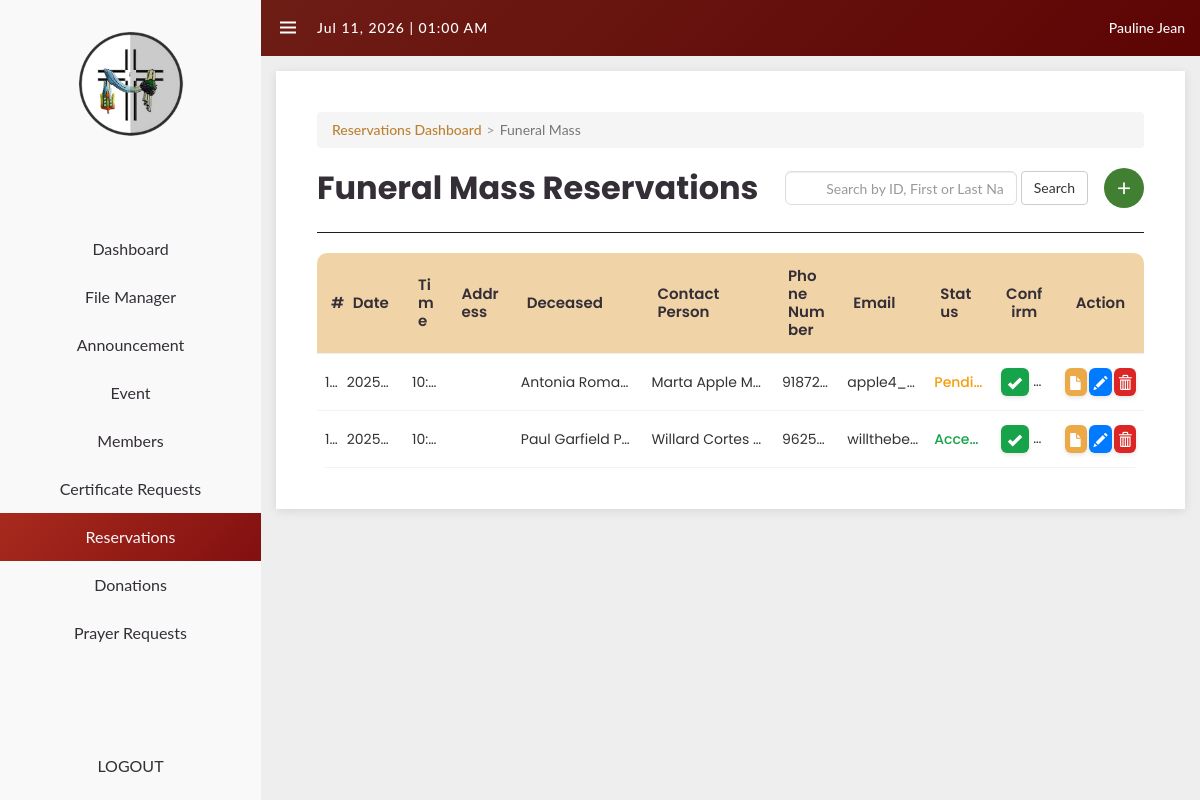
The app's page /private/sacraments/funeral/s_funeral.php (signed in), older data.
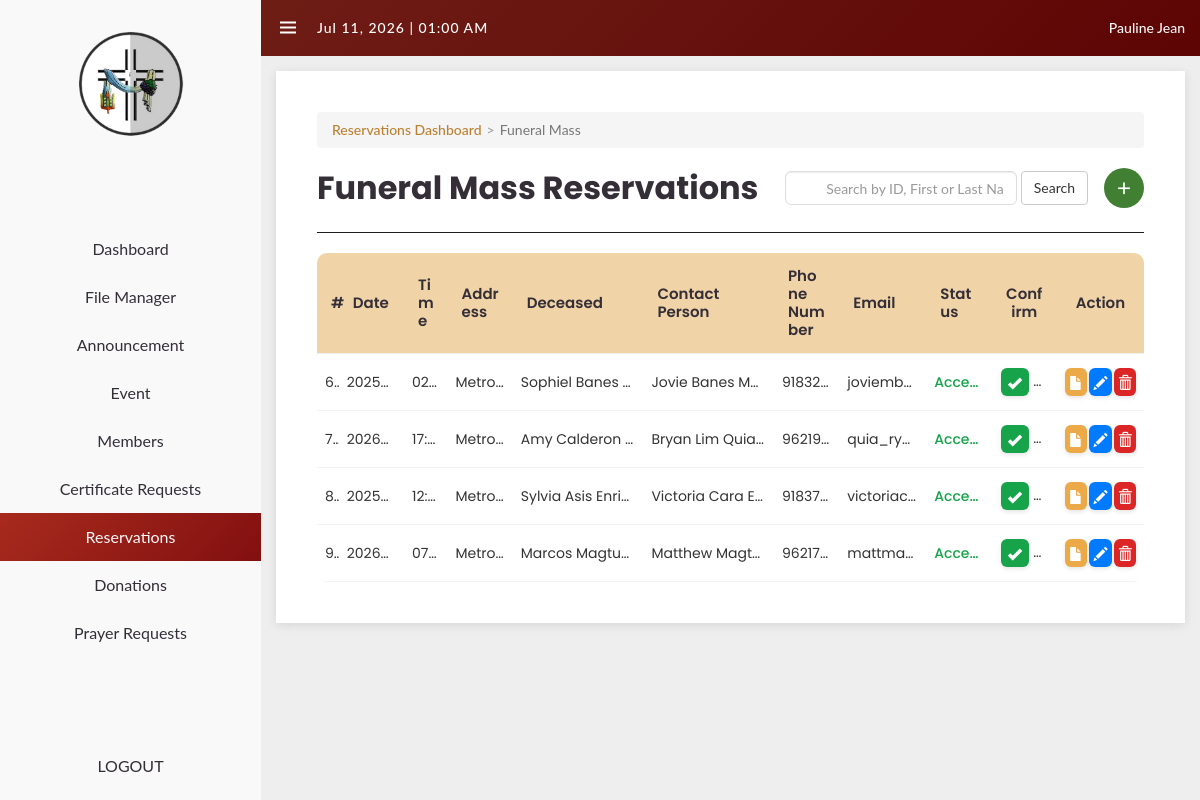
The same page, newer data.
### tables this page shows
CREATE TABLE `funerals` (
  `id` int(11) NOT NULL,
  `reservation_user_id` int(11) DEFAULT NULL,
  `status` varchar(20) NOT NULL DEFAULT 'Pending',
  `deceased_firstname` varchar(100) DEFAULT NULL,
  `deceased_middlename` varchar(100) DEFAULT NULL,
  `deceased_lastname` varchar(100) DEFAULT NULL,
  `deceased_suffix` varchar(20) DEFAULT NULL,
  `funeral_date` date NOT NULL,
  `funeral_time` time NOT NULL,
  `funeral_address` varchar(255) DEFAULT NULL,
  `contact_person_firstname` varchar(30) NOT NULL,
  `contact_person_middlename` varchar(30) DEFAULT NULL,
  `contact_person_lastname` varchar(30) NOT NULL,
  `contact_person_suffix` varchar(30) DEFAULT NULL,
  `contact_person_relation` varchar(100) NOT NULL,
  `contact_person_contact_no` varchar(20) NOT NULL,
  `contact_person_email` varchar(150) DEFAULT NULL,
  `created_at` timestamp NOT NULL DEFAULT current_timestamp(),
  `cause_of_death` varchar(255) DEFAULT NULL,
  `presider` varchar(255) DEFAULT NULL,
  `province` varchar(30) DEFAULT NULL,
  `city` varchar(30) DEFAULT NULL,
  `street_no` varchar(30) DEFAULT NULL,
  `barangay` varchar(30) DEFAULT NULL
);

### private/sacraments/funeral/s_funeral.php (the view, shortened to what the changed rows need)
<?php
require_once '../connection.php';
?>
<!DOCTYPE html>
<html lang="en">
<head>
<link href="https://maxcdn.bootstrapcdn.com/bootstrap/3.3.0/css/bootstrap.min.css" rel="stylesheet" />
<link href='https://unpkg.com/boxicons@2.0.9/css/boxicons.min.css' rel='stylesheet'>
<link href='../../../stylesheets/private/navbar.css' rel='stylesheet'>
<link href='../../../stylesheets/private/s_funeral.css' rel='stylesheet'>
</head>
<body>
<section id="content">
<div class="main-content">
<div class="reservations-header">
<h1>Funeral Mass Reservations</h1>
</div>
<div class="sacraments-table-container">
  <table class="sacraments-table">
    <thead>
    <tr>
        <th>#</th>
        <th>Date</th>
        <th>Time</th>
        <th>Address</th>
        <th>Deceased</th>
        <th>Contact Person</th>
        <th>Phone Number</th>
        <th>Email</th>
        <th>Status</th>
        <th class="confirm-column">Confirm</th>
        <th class="action-column">Action</th>
    </tr>
    </thead>
    <tbody>
      <?php
        $searchSQL = "";
        $params = [];
      try {
          $sql = "SELECT * FROM funerals" . $searchSQL;
          $query = $dbh->prepare($sql);
          $query->execute($params);
          $results = $query->fetchAll(PDO::FETCH_OBJ);
          if ($query->rowCount() > 0) {
              foreach ($results as $result) {
                  ?>
                    <tr>
                    <td><?php echo htmlentities($result->id); ?></td>
                    <td><?php echo htmlentities($result->funeral_date); ?></td>
                    <td><?php echo htmlentities($result->funeral_time); ?></td>
                    <td>
                        <?php echo htmlentities($result->province); ?>
                    </td>
                    <td>
                        <?php echo htmlentities($result->deceased_firstname); ?>
                        <?php echo htmlentities($result->deceased_middlename); ?>
                        <?php echo htmlentities($result->deceased_lastname); ?>
                    </td>
                    <td>
                        <?php echo htmlentities($result->contact_person_firstname); ?>
                        <?php echo htmlentities($result->contact_person_middlename); ?>
                        <?php echo htmlentities($result->contact_person_lastname); ?>
                    </td>
                    <td><?php echo htmlentities($result->contact_person_contact_no); ?></td>
                    <td><?php echo htmlentities($result->contact_person_email); ?></td>
                    <td class="
                        <?php
                        if ($result->status === 'Accepted') echo 'status-verified';
                        elseif ($result->status === 'Cancelled') echo 'status-unverified';
                        else echo 'status-pending';
                        ?>
                    ">
                        <?php echo htmlentities($result->status); ?>
                    </td>
                    <td class="confirm-column">
                        <button class="btn-approve"
                                data-id="<?php echo $result->id; ?>"
                                title="Accept">
                        <i class="glyphicon glyphicon-ok"></i>
                        </button>
                        <button class="btn-reject"
                                data-id="<?php echo $result->id; ?>"
                                title="Reject">
                        <i class="glyphicon glyphicon-remove"></i>
                        </button>
                    </td>
                    <td class="action-column">
                        <div class="action-buttons">
                        <a href="s_funeral_view.php?id=<?php echo $result->id; ?>" class="btn-view">
                            <i class="glyphicon glyphicon-file"></i>
                        </a>
                        <a href="s_funeral_update.php?id=<?php echo $result->id; ?>" class="btn-edit">
                            <i class="glyphicon glyphicon-pencil"></i>
                        </a>
                        <a href="s_funeral.php?del=<?php echo $result->id; ?>"
                            onclick="return confirm('Are you sure?')"
                            class="btn-delete">
                            <i class="glyphicon glyphicon-trash"></i>
                        </a>
                        </div>
                    </td>
                    </tr>
                  <?php
              }
          } else {
              echo '<tr><td colspan="12">No records found.</td></tr>';
          }
      } catch (PDOException $e) {
          echo "<tr><td colspan='12'>Error: " . $e->getMessage() . "</td></tr>";
      }
      ?>
    </tbody>
  </table>
</div>
    </section>
</body>
</html>

Row changes from the older to the newer data that the page shows:
removed funerals: funeral_date "2025…", funeral_time "10:…", deceased_firstname "Antonia", deceased_middlename "Roma…", contact_person_firstname "Marta", contact_person_middlename "Apple", contact_person_lastname "M…", contact_person_contact_no "91872…", contact_person_email "apple4_…", status "Pendi…"
removed funerals: funeral_date "2025…", funeral_time "10:…", deceased_firstname "Paul", deceased_middlename "Garfield", deceased_lastname "P…", contact_person_firstname "Willard", contact_person_middlename "Cortes", contact_person_contact_no "9625…", contact_person_email "willthebe…", status "Acce…"
added funerals: funeral_date "2025…", funeral_time "02:…", province "Metro…", deceased_firstname "Sophiel", deceased_middlename "Banes", contact_person_firstname "Jovie", contact_person_middlename "Banes", contact_person_lastname "M…", contact_person_contact_no "91832…", contact_person_email "joviemb…", status "Acce…"
added funerals: funeral_date "2026…", funeral_time "17:…", province "Metro…", deceased_firstname "Amy", deceased_middlename "Calderon", contact_person_firstname "Bryan", contact_person_middlename "Lim", contact_person_lastname "Quia…", contact_person_contact_no "96219…", contact_person_email "quia_ry…", status "Acce…"
added funerals: funeral_date "2025…", funeral_time "12:…", province "Metro…", deceased_firstname "Sylvia", deceased_middlename "Asis", deceased_lastname "Enri…", contact_person_firstname "Victoria", contact_person_middlename "Cara", contact_person_lastname "E…", contact_person_contact_no "91837…", contact_person_email "victoriac…", status "Acce…"
added funerals: funeral_date "2026…", funeral_time "07:…", province "Metro…", deceased_firstname "Marcos", deceased_middlename "Magtu…", contact_person_firstname "Matthew", contact_person_middlename "Magt…", contact_person_contact_no "96217…", contact_person_email "mattma…", status "Acce…"
